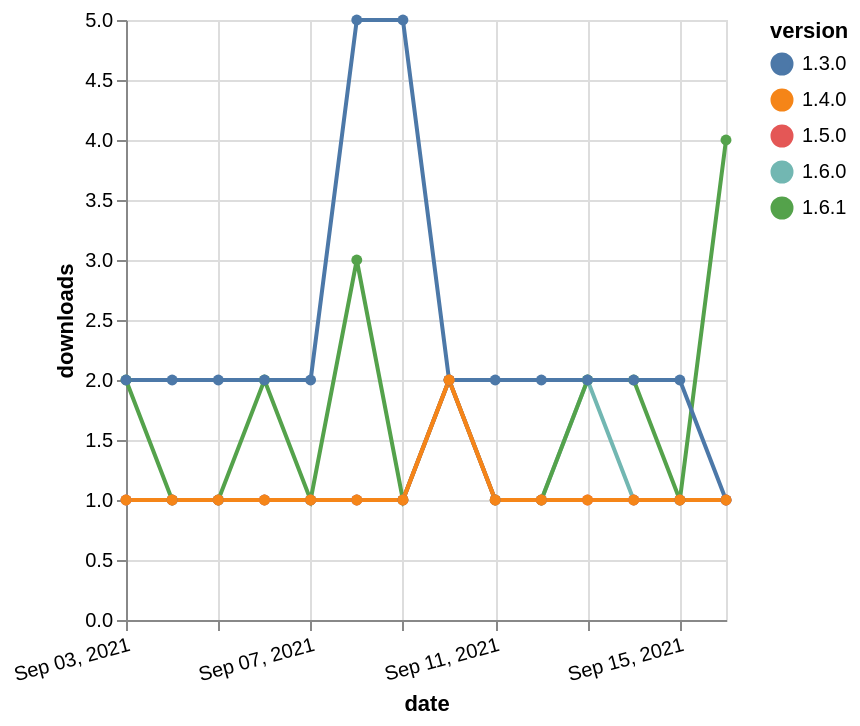

The specification (Vega-Lite) saved for this image:
### Vega-Lite specification from a JSON file in a GitHub repository (floating-point values rounded to 4 significant figures)
{"$schema": "https://vega.github.io/schema/vega-lite/v5.json", "description": "A simple bar chart with embedded data.", "data": {"values": [{"date": "2021-09-03", "total": 211, "delta": 1, "version": "1.6.0"}, {"date": "2021-09-04", "total": 212, "delta": 1, "version": "1.6.0"}, {"date": "2021-09-05", "total": 213, "delta": 1, "version": "1.6.0"}, {"date": "2021-09-06", "total": 214, "delta": 1, "version": "1.6.0"}, {"date": "2021-09-07", "total": 215, "delta": 1, "version": "1.6.0"}, {"date": "2021-09-08", "total": 216, "delta": 1, "version": "1.6.0"}, {"date": "2021-09-09", "total": 217, "delta": 1, "version": "1.6.0"}, {"date": "2021-09-10", "total": 219, "delta": 2, "version": "1.6.0"}, {"date": "2021-09-11", "total": 220, "delta": 1, "version": "1.6.0"}, {"date": "2021-09-12", "total": 221, "delta": 1, "version": "1.6.0"}, {"date": "2021-09-13", "total": 223, "delta": 2, "version": "1.6.0"}, {"date": "2021-09-14", "total": 224, "delta": 1, "version": "1.6.0"}, {"date": "2021-09-15", "total": 225, "delta": 1, "version": "1.6.0"}, {"date": "2021-09-16", "total": 226, "delta": 1, "version": "1.6.0"}, {"date": "2021-09-03", "total": 117, "delta": 2, "version": "1.6.1"}, {"date": "2021-09-04", "total": 118, "delta": 1, "version": "1.6.1"}, {"date": "2021-09-05", "total": 119, "delta": 1, "version": "1.6.1"}, {"date": "2021-09-06", "total": 121, "delta": 2, "version": "1.6.1"}, {"date": "2021-09-07", "total": 122, "delta": 1, "version": "1.6.1"}, {"date": "2021-09-08", "total": 125, "delta": 3, "version": "1.6.1"}, {"date": "2021-09-09", "total": 126, "delta": 1, "version": "1.6.1"}, {"date": "2021-09-10", "total": 128, "delta": 2, "version": "1.6.1"}, {"date": "2021-09-11", "total": 129, "delta": 1, "version": "1.6.1"}, {"date": "2021-09-12", "total": 130, "delta": 1, "version": "1.6.1"}, {"date": "2021-09-13", "total": 132, "delta": 2, "version": "1.6.1"}, {"date": "2021-09-14", "total": 134, "delta": 2, "version": "1.6.1"}, {"date": "2021-09-15", "total": 135, "delta": 1, "version": "1.6.1"}, {"date": "2021-09-16", "total": 139, "delta": 4, "version": "1.6.1"}, {"date": "2021-09-03", "total": 3282, "delta": 2, "version": "1.3.0"}, {"date": "2021-09-04", "total": 3284, "delta": 2, "version": "1.3.0"}, {"date": "2021-09-05", "total": 3286, "delta": 2, "version": "1.3.0"}, {"date": "2021-09-06", "total": 3288, "delta": 2, "version": "1.3.0"}, {"date": "2021-09-07", "total": 3290, "delta": 2, "version": "1.3.0"}, {"date": "2021-09-08", "total": 3295, "delta": 5, "version": "1.3.0"}, {"date": "2021-09-09", "total": 3300, "delta": 5, "version": "1.3.0"}, {"date": "2021-09-10", "total": 3302, "delta": 2, "version": "1.3.0"}, {"date": "2021-09-11", "total": 3304, "delta": 2, "version": "1.3.0"}, {"date": "2021-09-12", "total": 3306, "delta": 2, "version": "1.3.0"}, {"date": "2021-09-13", "total": 3308, "delta": 2, "version": "1.3.0"}, {"date": "2021-09-14", "total": 3310, "delta": 2, "version": "1.3.0"}, {"date": "2021-09-15", "total": 3312, "delta": 2, "version": "1.3.0"}, {"date": "2021-09-16", "total": 3313, "delta": 1, "version": "1.3.0"}, {"date": "2021-09-03", "total": 436, "delta": 1, "version": "1.5.0"}, {"date": "2021-09-04", "total": 437, "delta": 1, "version": "1.5.0"}, {"date": "2021-09-05", "total": 438, "delta": 1, "version": "1.5.0"}, {"date": "2021-09-06", "total": 439, "delta": 1, "version": "1.5.0"}, {"date": "2021-09-07", "total": 440, "delta": 1, "version": "1.5.0"}, {"date": "2021-09-08", "total": 441, "delta": 1, "version": "1.5.0"}, {"date": "2021-09-09", "total": 442, "delta": 1, "version": "1.5.0"}, {"date": "2021-09-10", "total": 444, "delta": 2, "version": "1.5.0"}, {"date": "2021-09-11", "total": 445, "delta": 1, "version": "1.5.0"}, {"date": "2021-09-12", "total": 446, "delta": 1, "version": "1.5.0"}, {"date": "2021-09-13", "total": 447, "delta": 1, "version": "1.5.0"}, {"date": "2021-09-14", "total": 448, "delta": 1, "version": "1.5.0"}, {"date": "2021-09-15", "total": 449, "delta": 1, "version": "1.5.0"}, {"date": "2021-09-16", "total": 450, "delta": 1, "version": "1.5.0"}, {"date": "2021-09-03", "total": 251, "delta": 1, "version": "1.4.0"}, {"date": "2021-09-04", "total": 252, "delta": 1, "version": "1.4.0"}, {"date": "2021-09-05", "total": 253, "delta": 1, "version": "1.4.0"}, {"date": "2021-09-06", "total": 254, "delta": 1, "version": "1.4.0"}, {"date": "2021-09-07", "total": 255, "delta": 1, "version": "1.4.0"}, {"date": "2021-09-08", "total": 256, "delta": 1, "version": "1.4.0"}, {"date": "2021-09-09", "total": 257, "delta": 1, "version": "1.4.0"}, {"date": "2021-09-10", "total": 259, "delta": 2, "version": "1.4.0"}, {"date": "2021-09-11", "total": 260, "delta": 1, "version": "1.4.0"}, {"date": "2021-09-12", "total": 261, "delta": 1, "version": "1.4.0"}, {"date": "2021-09-13", "total": 262, "delta": 1, "version": "1.4.0"}, {"date": "2021-09-14", "total": 263, "delta": 1, "version": "1.4.0"}, {"date": "2021-09-15", "total": 264, "delta": 1, "version": "1.4.0"}, {"date": "2021-09-16", "total": 265, "delta": 1, "version": "1.4.0"}]}, "width": "container", "mark": {"type": "line", "point": {"filled": true}}, "encoding": {"x": {"field": "date", "type": "temporal", "timeUnit": "yearmonthdate", "title": "date", "axis": {"labelAngle": -15}}, "y": {"field": "delta", "type": "quantitative", "title": "downloads"}, "color": {"field": "version", "type": "nominal"}, "tooltip": {"field": "delta"}}}
